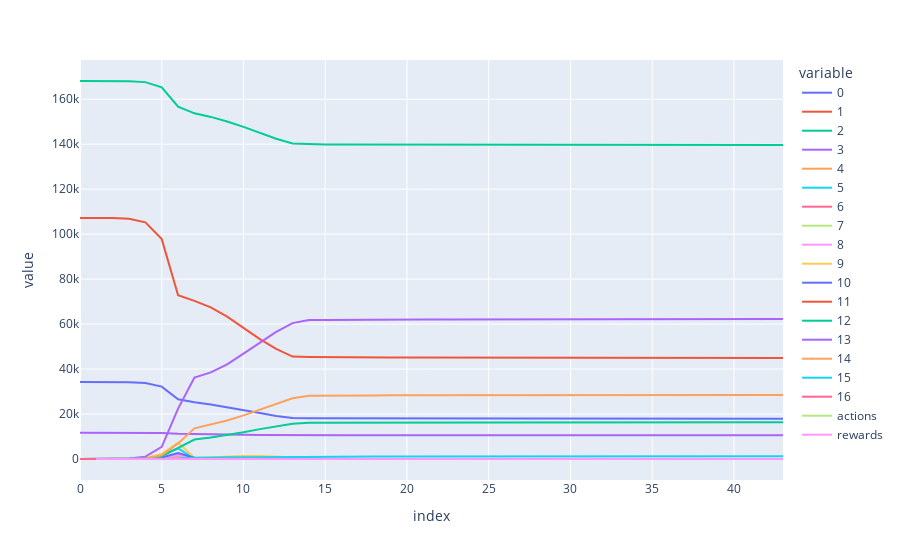

Source (notebook cell):
### Code cell
px.line(df_states)

### Figure 1 — Plotly figure (JSON) as saved in the notebook; plotly's stock layout.template omitted (floating-point values rounded to 4 significant figures)
{"data": [{"hovertemplate": "variable=0<br>index=%{x}<br>value=%{y}<extra></extra>", "legendgroup": "0", "line": {"color": "#636efa", "dash": "solid"}, "marker": {"symbol": "circle"}, "mode": "lines", "name": "0", "orientation": "v", "showlegend": true, "type": "scatter", "x": [0, 1, 2, 3, 4, 5, 6, 7, 8, 9, 10, 11, 12, 13, 14, 15, 16, 17, 18, 19, 20, 21, 22, 23, 24, 25, 26, 27, 28, 29, 30, 31, 32, 33, 34, 35, 36, 37, 38, 39, 40, 41, 42, 43], "xaxis": "x", "y": [34218, 34220.0, 34200.0, 34150.0, 33830.0, 32200.0, 26590.0, 25240.0, 24240.0, 23060.0, 21760.0, 20440.0, 19170.0, 18190.0, 18080.0, 18050.0, 18030.0, 18010.0, 18010.0, 18010.0, 18000.0, 18000.0, 18000.0, 18000.0, 18000.0, 17990.0, 17990.0, 17980.0, 17980.0, 17980.0, 17970.0, 17970.0, 17960.0, 17960.0, 17960.0, 17950.0, 17950.0, 17940.0, 17940.0, 17940.0, 17930.0, 17930.0, 17930.0, 17920.0], "yaxis": "y"}, {"hovertemplate": "variable=1<br>index=%{x}<br>value=%{y}<extra></extra>", "legendgroup": "1", "line": {"color": "#EF553B", "dash": "solid"}, "marker": {"symbol": "circle"}, "mode": "lines", "name": "1", "orientation": "v", "showlegend": true, "type": "scatter", "x": [0, 1, 2, 3, 4, 5, 6, 7, 8, 9, 10, 11, 12, 13, 14, 15, 16, 17, 18, 19, 20, 21, 22, 23, 24, 25, 26, 27, 28, 29, 30, 31, 32, 33, 34, 35, 36, 37, 38, 39, 40, 41, 42, 43], "xaxis": "x", "y": [107188, 107200.0, 107100.0, 106800.0, 105300.0, 97770.0, 72820.0, 70320.0, 67400.0, 63310.0, 58280.0, 53340.0, 48970.0, 45530.0, 45380.0, 45280.0, 45210.0, 45170.0, 45140.0, 45140.0, 45130.0, 45120.0, 45120.0, 45100.0, 45090.0, 45080.0, 45070.0, 45070.0, 45060.0, 45030.0, 45010.0, 45000.0, 44990.0, 44980.0, 44980.0, 44980.0, 44970.0, 44960.0, 44960.0, 44940.0, 44940.0, 44930.0, 44930.0, 44920.0], "yaxis": "y"}, {"hovertemplate": "variable=2<br>index=%{x}<br>value=%{y}<extra></extra>", "legendgroup": "2", "line": {"color": "#00cc96", "dash": "solid"}, "marker": {"symbol": "circle"}, "mode": "lines", "name": "2", "orientation": "v", "showlegend": true, "type": "scatter", "x": [0, 1, 2, 3, 4, 5, 6, 7, 8, 9, 10, 11, 12, 13, 14, 15, 16, 17, 18, 19, 20, 21, 22, 23, 24, 25, 26, 27, 28, 29, 30, 31, 32, 33, 34, 35, 36, 37, 38, 39, 40, 41, 42, 43], "xaxis": "x", "y": [168098, 168100.0, 168100.0, 168000.0, 167600.0, 165300.0, 156700.0, 153700.0, 152100.0, 150100.0, 147700.0, 145000.0, 142400.0, 140300.0, 140000.0, 139900.0, 139800.0, 139800.0, 139800.0, 139800.0, 139800.0, 139800.0, 139800.0, 139800.0, 139800.0, 139800.0, 139800.0, 139700.0, 139700.0, 139700.0, 139700.0, 139700.0, 139700.0, 139700.0, 139700.0, 139700.0, 139700.0, 139700.0, 139700.0, 139600.0, 139600.0, 139600.0, 139600.0, 139600.0], "yaxis": "y"}, {"hovertemplate": "variable=3<br>index=%{x}<br>value=%{y}<extra></extra>", "legendgroup": "3", "line": {"color": "#ab63fa", "dash": "solid"}, "marker": {"symbol": "circle"}, "mode": "lines", "name": "3", "orientation": "v", "showlegend": true, "type": "scatter", "x": [0, 1, 2, 3, 4, 5, 6, 7, 8, 9, 10, 11, 12, 13, 14, 15, 16, 17, 18, 19, 20, 21, 22, 23, 24, 25, 26, 27, 28, 29, 30, 31, 32, 33, 34, 35, 36, 37, 38, 39, 40, 41, 42, 43], "xaxis": "x", "y": [11652, 11650.0, 11650.0, 11650.0, 11630.0, 11540.0, 11220.0, 11040.0, 10990.0, 10910.0, 10810.0, 10720.0, 10620.0, 10540.0, 10520.0, 10520.0, 10520.0, 10520.0, 10520.0, 10520.0, 10520.0, 10520.0, 10520.0, 10520.0, 10520.0, 10520.0, 10510.0, 10510.0, 10520.0, 10510.0, 10510.0, 10510.0, 10510.0, 10510.0, 10510.0, 10510.0, 10510.0, 10510.0, 10510.0, 10510.0, 10510.0, 10510.0, 10510.0, 10510.0], "yaxis": "y"}, {"hovertemplate": "variable=4<br>index=%{x}<br>value=%{y}<extra></extra>", "legendgroup": "4", "line": {"color": "#FFA15A", "dash": "solid"}, "marker": {"symbol": "circle"}, "mode": "lines", "name": "4", "orientation": "v", "showlegend": true, "type": "scatter", "x": [0, 1, 2, 3, 4, 5, 6, 7, 8, 9, 10, 11, 12, 13, 14, 15, 16, 17, 18, 19, 20, 21, 22, 23, 24, 25, 26, 27, 28, 29, 30, 31, 32, 33, 34, 35, 36, 37, 38, 39, 40, 41, 42, 43], "xaxis": "x", "y": [0.03422, 1.84, 1.949, 9.277, 81.79, 388.3, 1114.0, 65.13, 175.5, 199.0, 202.6, 164.9, 189.6, 112.7, 0.01355, 7.357, 4.413, 4.851, 1.785, 0.4862, 1.766, 0.3293, 1.668, 0.7765, 0.006128, 0, 0.7752, 0, 2.584, 3.068, 0.7329, 0.8718, 2.211, 0, 0, 0.5173, 0, 0.2611, 0.3204, 0.6136, 1.001, 0, 0, 1.631], "yaxis": "y"}, {"hovertemplate": "variable=5<br>index=%{x}<br>value=%{y}<extra></extra>", "legendgroup": "5", "line": {"color": "#19d3f3", "dash": "solid"}, "marker": {"symbol": "circle"}, "mode": "lines", "name": "5", "orientation": "v", "showlegend": true, "type": "scatter", "x": [0, 1, 2, 3, 4, 5, 6, 7, 8, 9, 10, 11, 12, 13, 14, 15, 16, 17, 18, 19, 20, 21, 22, 23, 24, 25, 26, 27, 28, 29, 30, 31, 32, 33, 34, 35, 36, 37, 38, 39, 40, 41, 42, 43], "xaxis": "x", "y": [0.1072, 0.6506, 9.908, 65.62, 385.4, 1761.0, 4680.0, 135.1, 459.2, 634.4, 748.1, 677.9, 603.3, 421.6, 5.244, 14.05, 8.475, 0, 1.789, 0.1284, 1.053, 1.244, 1.027, 0.9064, 1.582, 2.801, 0.4415, 0.4638, 0.9705, 0, 4.1, 0.947, 0.5204, 0.9427, 0.8553, 0.5219, 0.4143, 0.2629, 1.068, 1.513, 0.3548, 2.105, 0, 0.9436], "yaxis": "y"}, {"hovertemplate": "variable=6<br>index=%{x}<br>value=%{y}<extra></extra>", "legendgroup": "6", "line": {"color": "#FF6692", "dash": "solid"}, "marker": {"symbol": "circle"}, "mode": "lines", "name": "6", "orientation": "v", "showlegend": true, "type": "scatter", "x": [0, 1, 2, 3, 4, 5, 6, 7, 8, 9, 10, 11, 12, 13, 14, 15, 16, 17, 18, 19, 20, 21, 22, 23, 24, 25, 26, 27, 28, 29, 30, 31, 32, 33, 34, 35, 36, 37, 38, 39, 40, 41, 42, 43], "xaxis": "x", "y": [0.1681, 0.3051, 8.814, 9.412, 98.88, 525.9, 1825.0, 158.4, 231.7, 324.9, 395.3, 368.2, 399.3, 276.1, 10.76, 9.661, 4.254, 2.423, 1.272, 0, 1.474, 0.9931, 2.131, 0.4697, 3.44, 0, 0, 0.2743, 1.289, 4.667, 4.433, 0, 0, 2.032, 0.2384, 0.9424, 0.8354, 3.195, 0.5332, 2.745, 1.327, 0.8319, 2.152, 3.257], "yaxis": "y"}, {"hovertemplate": "variable=7<br>index=%{x}<br>value=%{y}<extra></extra>", "legendgroup": "7", "line": {"color": "#B6E880", "dash": "solid"}, "marker": {"symbol": "circle"}, "mode": "lines", "name": "7", "orientation": "v", "showlegend": true, "type": "scatter", "x": [0, 1, 2, 3, 4, 5, 6, 7, 8, 9, 10, 11, 12, 13, 14, 15, 16, 17, 18, 19, 20, 21, 22, 23, 24, 25, 26, 27, 28, 29, 30, 31, 32, 33, 34, 35, 36, 37, 38, 39, 40, 41, 42, 43], "xaxis": "x", "y": [0.01165, 0.6766, 0, 0.2796, 4.155, 25.19, 74.33, 9.51, 1.728, 11.44, 13.34, 11.78, 11.0, 13.49, 0.4693, 0.1875, 0.4795, 0.04486, 0, 0.5519, 0.1607, 0.3012, 0, 0.02174, 0, 0.113, 1.464, 0.6003, 0.06689, 0.2018, 0, 1.56, 0, 0.1834, 0.1378, 0, 0, 0, 0, 0.03745, 0, 0, 0.1779, 0.08793], "yaxis": "y"}, {"hovertemplate": "variable=8<br>index=%{x}<br>value=%{y}<extra></extra>", "legendgroup": "8", "line": {"color": "#FF97FF", "dash": "solid"}, "marker": {"symbol": "circle"}, "mode": "lines", "name": "8", "orientation": "v", "showlegend": true, "type": "scatter", "x": [0, 1, 2, 3, 4, 5, 6, 7, 8, 9, 10, 11, 12, 13, 14, 15, 16, 17, 18, 19, 20, 21, 22, 23, 24, 25, 26, 27, 28, 29, 30, 31, 32, 33, 34, 35, 36, 37, 38, 39, 40, 41, 42, 43], "xaxis": "x", "y": [0, 0, 4.138, 16.47, 121.7, 473.8, 1666.0, 271.5, 226.0, 311.0, 339.1, 333.3, 340.9, 253.0, 20.58, 7.658, 6.072, 1.786, 0.6641, 0.4795, 2.452, 0.02858, 0, 0.1035, 2.426, 0, 1.563, 0.7573, 0.9912, 0.5677, 2.428, 0.5168, 3.261, 0.5802, 0, 2.18, 1.518, 0.6505, 0.5003, 1.322, 0, 0.9863, 1.381, 0.8244], "yaxis": "y"}, {"hovertemplate": "variable=9<br>index=%{x}<br>value=%{y}<extra></extra>", "legendgroup": "9", "line": {"color": "#FECB52", "dash": "solid"}, "marker": {"symbol": "circle"}, "mode": "lines", "name": "9", "orientation": "v", "showlegend": true, "type": "scatter", "x": [0, 1, 2, 3, 4, 5, 6, 7, 8, 9, 10, 11, 12, 13, 14, 15, 16, 17, 18, 19, 20, 21, 22, 23, 24, 25, 26, 27, 28, 29, 30, 31, 32, 33, 34, 35, 36, 37, 38, 39, 40, 41, 42, 43], "xaxis": "x", "y": [0, 1.091, 10.3, 104.8, 493.2, 2269.0, 7268.0, 521.6, 801.4, 1136.0, 1287.0, 1326.0, 1103.0, 823.1, 41.45, 28.25, 14.54, 13.96, 5.014, 2.196, 3.008, 2.32, 6.059, 3.091, 1.066, 0.8237, 5.935, 0.1337, 4.42, 11.39, 10.8, 2.697, 0.3648, 0.6503, 0, 0.3687, 3.788, 0.1195, 2.406, 2.506, 2.758, 0.6529, 1.716, 5.602], "yaxis": "y"}, {"hovertemplate": "variable=10<br>index=%{x}<br>value=%{y}<extra></extra>", "legendgroup": "10", "line": {"color": "#636efa", "dash": "solid"}, "marker": {"symbol": "circle"}, "mode": "lines", "name": "10", "orientation": "v", "showlegend": true, "type": "scatter", "x": [0, 1, 2, 3, 4, 5, 6, 7, 8, 9, 10, 11, 12, 13, 14, 15, 16, 17, 18, 19, 20, 21, 22, 23, 24, 25, 26, 27, 28, 29, 30, 31, 32, 33, 34, 35, 36, 37, 38, 39, 40, 41, 42, 43], "xaxis": "x", "y": [0, 0.7449, 7.704, 27.72, 130.3, 654.0, 2602.0, 590.3, 390.9, 574.2, 633.0, 666.7, 645.3, 568.9, 59.75, 15.47, 7.866, 7.82, 2.98, 1.756, 1.583, 1.932, 0.3918, 0, 2.145, 0.8632, 3.662, 1.431, 1.796, 2.374, 3.885, 0.1969, 1.356, 0.6519, 1.102, 1.329, 0.6845, 2.019, 0.9425, 1.299, 0.1625, 2.73, 1.629, 2.346], "yaxis": "y"}, {"hovertemplate": "variable=11<br>index=%{x}<br>value=%{y}<extra></extra>", "legendgroup": "11", "line": {"color": "#EF553B", "dash": "solid"}, "marker": {"symbol": "circle"}, "mode": "lines", "name": "11", "orientation": "v", "showlegend": true, "type": "scatter", "x": [0, 1, 2, 3, 4, 5, 6, 7, 8, 9, 10, 11, 12, 13, 14, 15, 16, 17, 18, 19, 20, 21, 22, 23, 24, 25, 26, 27, 28, 29, 30, 31, 32, 33, 34, 35, 36, 37, 38, 39, 40, 41, 42, 43], "xaxis": "x", "y": [0, 0.1385, 0, 0.9517, 2.197, 20.7, 88.33, 23.9, 14.89, 27.3, 28.33, 24.6, 23.45, 19.03, 3.999, 1.866, 0.02382, 0.3842, 1.316, 0, 0, 0, 0, 2.317, 0, 0.5358, 0, 0, 0, 0.5589, 1.389, 0, 0, 1.069, 0.7789, 0.1913, 0.5933, 0.2523, 0.03209, 0.1688, 0.9396, 0.316, 1.489, 1.905], "yaxis": "y"}, {"hovertemplate": "variable=12<br>index=%{x}<br>value=%{y}<extra></extra>", "legendgroup": "12", "line": {"color": "#00cc96", "dash": "solid"}, "marker": {"symbol": "circle"}, "mode": "lines", "name": "12", "orientation": "v", "showlegend": true, "type": "scatter", "x": [0, 1, 2, 3, 4, 5, 6, 7, 8, 9, 10, 11, 12, 13, 14, 15, 16, 17, 18, 19, 20, 21, 22, 23, 24, 25, 26, 27, 28, 29, 30, 31, 32, 33, 34, 35, 36, 37, 38, 39, 40, 41, 42, 43], "xaxis": "x", "y": [0, 1.214, 10.87, 42.62, 191.2, 1162.0, 4852.0, 8644.0, 9579.0, 10650.0, 11920.0, 13290.0, 14520.0, 15660.0, 16120.0, 16160.0, 16180.0, 16200.0, 16210.0, 16220.0, 16220.0, 16230.0, 16230.0, 16230.0, 16240.0, 16250.0, 16250.0, 16260.0, 16260.0, 16270.0, 16270.0, 16280.0, 16280.0, 16290.0, 16300.0, 16300.0, 16300.0, 16310.0, 16320.0, 16320.0, 16330.0, 16330.0, 16340.0, 16340.0], "yaxis": "y"}, {"hovertemplate": "variable=13<br>index=%{x}<br>value=%{y}<extra></extra>", "legendgroup": "13", "line": {"color": "#ab63fa", "dash": "solid"}, "marker": {"symbol": "circle"}, "mode": "lines", "name": "13", "orientation": "v", "showlegend": true, "type": "scatter", "x": [0, 1, 2, 3, 4, 5, 6, 7, 8, 9, 10, 11, 12, 13, 14, 15, 16, 17, 18, 19, 20, 21, 22, 23, 24, 25, 26, 27, 28, 29, 30, 31, 32, 33, 34, 35, 36, 37, 38, 39, 40, 41, 42, 43], "xaxis": "x", "y": [0, 1.73, 24.82, 185.4, 1051.0, 5387.0, 22420.0, 36210.0, 38530.0, 42110.0, 46880.0, 51850.0, 56520.0, 60420.0, 61760.0, 61870.0, 61960.0, 62010.0, 62040.0, 62050.0, 62060.0, 62070.0, 62070.0, 62090.0, 62110.0, 62120.0, 62130.0, 62140.0, 62140.0, 62160.0, 62190.0, 62210.0, 62220.0, 62220.0, 62230.0, 62230.0, 62240.0, 62250.0, 62250.0, 62270.0, 62280.0, 62290.0, 62290.0, 62300.0], "yaxis": "y"}, {"hovertemplate": "variable=14<br>index=%{x}<br>value=%{y}<extra></extra>", "legendgroup": "14", "line": {"color": "#FFA15A", "dash": "solid"}, "marker": {"symbol": "circle"}, "mode": "lines", "name": "14", "orientation": "v", "showlegend": true, "type": "scatter", "x": [0, 1, 2, 3, 4, 5, 6, 7, 8, 9, 10, 11, 12, 13, 14, 15, 16, 17, 18, 19, 20, 21, 22, 23, 24, 25, 26, 27, 28, 29, 30, 31, 32, 33, 34, 35, 36, 37, 38, 39, 40, 41, 42, 43], "xaxis": "x", "y": [0, 2.81, 9.565, 54.01, 273.0, 1611.0, 6949.0, 13630.0, 15340.0, 17090.0, 19390.0, 22020.0, 24620.0, 26990.0, 28070.0, 28200.0, 28250.0, 28280.0, 28290.0, 28300.0, 28300.0, 28310.0, 28320.0, 28330.0, 28340.0, 28350.0, 28360.0, 28370.0, 28370.0, 28380.0, 28410.0, 28420.0, 28430.0, 28430.0, 28440.0, 28440.0, 28450.0, 28460.0, 28470.0, 28480.0, 28490.0, 28490.0, 28500.0, 28510.0], "yaxis": "y"}, {"hovertemplate": "variable=15<br>index=%{x}<br>value=%{y}<extra></extra>", "legendgroup": "15", "line": {"color": "#19d3f3", "dash": "solid"}, "marker": {"symbol": "circle"}, "mode": "lines", "name": "15", "orientation": "v", "showlegend": true, "type": "scatter", "x": [0, 1, 2, 3, 4, 5, 6, 7, 8, 9, 10, 11, 12, 13, 14, 15, 16, 17, 18, 19, 20, 21, 22, 23, 24, 25, 26, 27, 28, 29, 30, 31, 32, 33, 34, 35, 36, 37, 38, 39, 40, 41, 42, 43], "xaxis": "x", "y": [0, 0.6105, 3.513, 5.463, 15.74, 69.29, 269.1, 581.0, 652.7, 711.4, 801.2, 901.5, 998.6, 1082.0, 1130.0, 1138.0, 1142.0, 1144.0, 1144.0, 1147.0, 1149.0, 1150.0, 1153.0, 1153.0, 1156.0, 1157.0, 1158.0, 1161.0, 1162.0, 1163.0, 1165.0, 1168.0, 1171.0, 1171.0, 1173.0, 1178.0, 1180.0, 1182.0, 1183.0, 1185.0, 1186.0, 1188.0, 1188.0, 1190.0], "yaxis": "y"}, {"hovertemplate": "variable=16<br>index=%{x}<br>value=%{y}<extra></extra>", "legendgroup": "16", "line": {"color": "#FF6692", "dash": "solid"}, "marker": {"symbol": "circle"}, "mode": "lines", "name": "16", "orientation": "v", "showlegend": true, "type": "scatter", "x": [0, 1, 2, 3, 4, 5, 6, 7, 8, 9, 10, 11, 12, 13, 14, 15, 16, 17, 18, 19, 20, 21, 22, 23, 24, 25, 26, 27, 28, 29, 30, 31, 32, 33, 34, 35, 36, 37, 38, 39, 40, 41, 42, 43], "xaxis": "x", "y": [2, 2, 2, 2, 2, 2, 2, 1, 1, 1, 1, 1, 1, 1, 0, 0, 0, 0, 0, 0, 0, 0, 0, 0, 0, 0, 0, 0, 0, 0, 0, 0, 0, 0, 0, 0, 0, 0, 0, 0, 0, 0, 0, 0], "yaxis": "y"}, {"hovertemplate": "variable=actions<br>index=%{x}<br>value=%{y}<extra></extra>", "legendgroup": "actions", "line": {"color": "#B6E880", "dash": "solid"}, "marker": {"symbol": "circle"}, "mode": "lines", "name": "actions", "orientation": "v", "showlegend": true, "type": "scatter", "x": [0, 1, 2, 3, 4, 5, 6, 7, 8, 9, 10, 11, 12, 13, 14, 15, 16, 17, 18, 19, 20, 21, 22, 23, 24, 25, 26, 27, 28, 29, 30, 31, 32, 33, 34, 35, 36, 37, 38, 39, 40, 41, 42, 43], "xaxis": "x", "y": [null, 1, 1, 1, 1, 1, 1, 0, 1, 1, 1, 1, 1, 1, 0, 1, 1, 0, 1, 1, 1, 1, 1, 1, 0, 1, 1, 1, 1, 1, 1, 1, 1, 1, 1, 1, 1, 1, 1, 1, 1, 1, 1, 1], "yaxis": "y"}, {"hovertemplate": "variable=rewards<br>index=%{x}<br>value=%{y}<extra></extra>", "legendgroup": "rewards", "line": {"color": "#FF97FF", "dash": "solid"}, "marker": {"symbol": "circle"}, "mode": "lines", "name": "rewards", "orientation": "v", "showlegend": true, "type": "scatter", "x": [0, 1, 2, 3, 4, 5, 6, 7, 8, 9, 10, 11, 12, 13, 14, 15, 16, 17, 18, 19, 20, 21, 22, 23, 24, 25, 26, 27, 28, 29, 30, 31, 32, 33, 34, 35, 36, 37, 38, 39, 40, 41, 42, 43], "xaxis": "x", "y": [null, 1.615e-05, 0.0002569, 0.001591, 0.008835, 0.04464, 0.1675, 0.1894, 0.2067, 0.2297, 0.2573, 0.2853, 0.3113, 0.332, 0.3338, 0.3345, 0.3349, 0.3352, 0.3353, 0.3353, 0.3354, 0.3354, 0.3355, 0.3356, 0.3356, 0.3357, 0.3358, 0.3358, 0.3358, 0.336, 0.3362, 0.3362, 0.3363, 0.3363, 0.3364, 0.3364, 0.3364, 0.3365, 0.3365, 0.3367, 0.3367, 0.3367, 0.3368, 0.3369], "yaxis": "y"}], "layout": {"legend": {"title": {"text": "variable"}, "tracegroupgap": 0}, "margin": {"t": 60}, "xaxis": {"anchor": "y", "domain": [0, 1], "title": {"text": "index"}}, "yaxis": {"anchor": "x", "domain": [0, 1], "title": {"text": "value"}}}}
